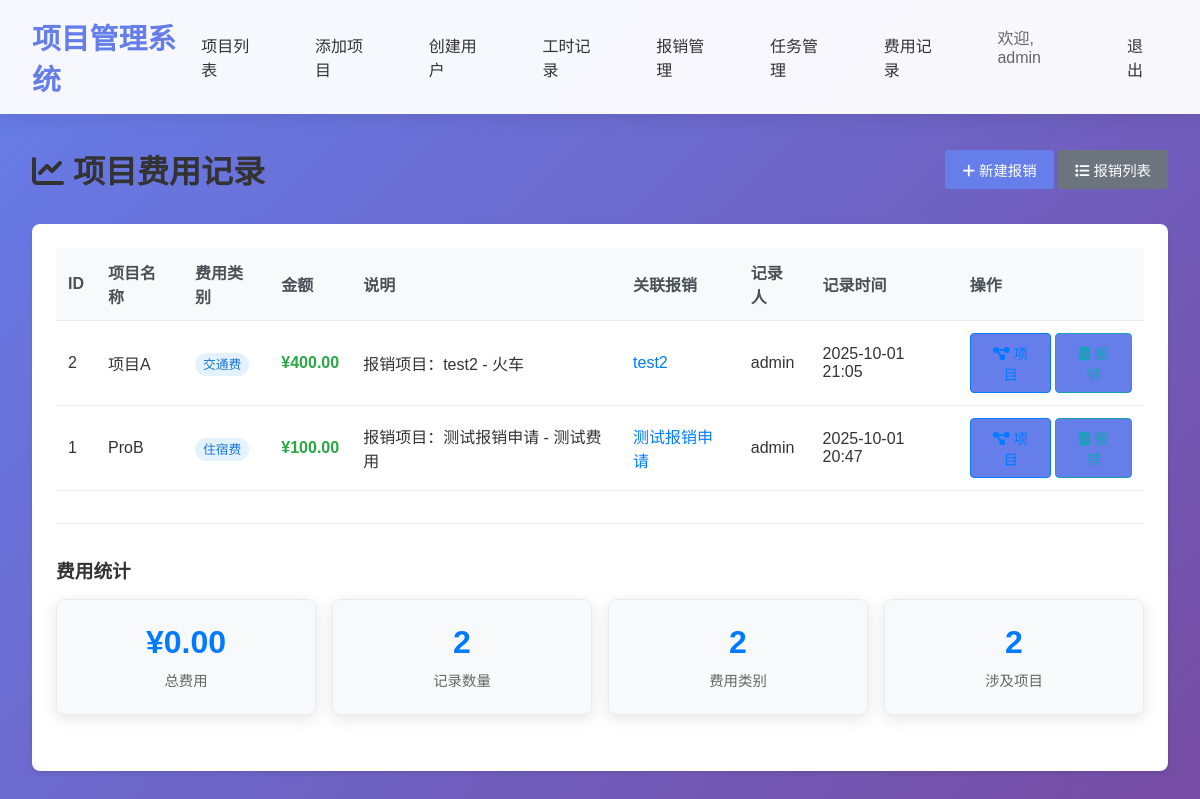
Page /expenses/project-records (signed in) on the committed database.
### models.py (models this page shows, shortened)
class User(UserMixin, db.Model):
    __tablename__ = "users"
    id = db.Column(db.Integer, primary_key=True, autoincrement=True)
    username = db.Column(db.String(80), unique=True, nullable=False)
    password_hash = db.Column(db.String(120), nullable=False)
    role = db.Column(db.String(20), nullable=False)  # 'admin', 'developer'
    created_at = db.Column(db.DateTime, default=datetime.utcnow)
    def is_admin(self):
        return self.role == 'admin'

class ProjectExpenseRecord(db.Model):
    __tablename__ = "project_expense_records"
    id = db.Column(db.Integer, primary_key=True, autoincrement=True)
    project_id = db.Column(db.Integer, db.ForeignKey('projects.id'), nullable=False)
    expense_id = db.Column(db.Integer, db.ForeignKey('expenses.id'), nullable=True)  # 改为可为空
    category = db.Column(db.String(50), nullable=False)  # 费用类别
    amount = db.Column(db.Numeric(10, 2), nullable=False)  # 费用金额
    description = db.Column(db.Text, nullable=True)  # 费用说明
    recorded_by = db.Column(db.Integer, db.ForeignKey('users.id'), nullable=False)  # 记录人
    recorded_at = db.Column(db.DateTime, default=datetime.utcnow)  # 记录时间
    project = db.relationship('Project', backref=db.backref('expense_records', lazy=True))
    expense = db.relationship('Expense', backref=db.backref('project_records', lazy=True))
    recorder = db.relationship('User', backref=db.backref('recorded_expenses', lazy=True))

class Project(db.Model):
    __tablename__ = "projects"
    id = db.Column(db.Integer, primary_key=True, autoincrement=True)
    name = db.Column(db.String(200), nullable=False)
    manager = db.Column(db.String(100), nullable=False)
    start_date = db.Column(db.Date, nullable=True)
    planned_end_date = db.Column(db.Date, nullable=True)
    contract_signing_date = db.Column(db.Date, nullable=True)  # 合同签订日期
    estimated_hours = db.Column(db.Float, nullable=True)  # 预计开发工时
    contract_amount = db.Column(db.Numeric(14, 2), nullable=True)
    status = db.Column(db.String(20), nullable=False, default='启动中')  # 项目状态
    payment_method = db.Column(db.String(50), nullable=True)  # 付款方式
    acceptance_date = db.Column(db.Date, nullable=True)  # 验收日期
    settlement_date = db.Column(db.Date, nullable=True)  # 结算日期
    invoice_issued = db.Column(db.Boolean, default=False)  # 发票是否开具
    invoice_date = db.Column(db.Date, nullable=True)  # 发票日期
    contract_amount_with_tax = db.Column(db.Numeric(14, 2), nullable=True)  # 合同金额含税
    contract_amount_without_tax = db.Column(db.Numeric(14, 2), nullable=True)  # 合同金额不含税
    payment_received = db.Column(db.Numeric(14, 2), nullable=True)  # 回款金额
    remaining_amount = db.Column(db.Numeric(14, 2), nullable=True)  # 剩余金额
    project_type = db.Column(db.String(50), nullable=True)  # 项目类型
    customer_name = db.Column(db.String(200), nullable=True)  # 客户名称
    created_at = db.Column(db.DateTime, default=datetime.utcnow)
    STATUS_CHOICES = [
        ('启动中', '启动中'),
        ('进行中', '进行中'),
        ('暂停', '暂停'),
        ('验收中', '验收中'),
        ('验收待回款', '验收待回款'),
        ('结算', '结算'),
        ('关闭', '关闭')
    ]
    PAYMENT_METHOD_CHOICES = [
        ('验收后全款', '验收后全款'),
        ('分阶段', '分阶段'),
        ('预付初版', '预付初版'),
        ('预付终版', '预付终版'),
        ('待填写', '待填写')
    ]
    PROJECT_TYPE_CHOICES = [
        ('物流仿真', '物流仿真'),
        ('机器人仿真', '机器人仿真'),
        ('工艺规划', '工艺规划'),
        ('物流规划', '物流规划'),
        ('动画', '动画'),
        ('激光扫描', '激光扫描'),
        ('数字孪生', '数字孪生')
    ]

class Expense(db.Model):
    __tablename__ = "expenses"
    id = db.Column(db.Integer, primary_key=True, autoincrement=True)
    user_id = db.Column(db.Integer, db.ForeignKey('users.id'), nullable=False)
    project_id = db.Column(db.Integer, db.ForeignKey('projects.id'), nullable=True)  # 可关联项目，也可以是售前费用
    title = db.Column(db.String(200), nullable=False)  # 报销标题
    expense_type = db.Column(db.String(50), nullable=False)  # 费用类型：项目费用、售前费用
    total_amount = db.Column(db.Numeric(10, 2), nullable=False)  # 总金额
    status = db.Column(db.String(20), nullable=False, default='待审批')  # 状态：待审批、已批准、已拒绝
    submit_date = db.Column(db.DateTime, default=datetime.utcnow)  # 提交日期
    approve_date = db.Column(db.DateTime, nullable=True)  # 审批日期
    approver_id = db.Column(db.Integer, db.ForeignKey('users.id'), nullable=True)  # 审批人
    approve_comment = db.Column(db.Text, nullable=True)  # 审批意见
    description = db.Column(db.Text, nullable=True)  # 报销说明
    created_at = db.Column(db.DateTime, default=datetime.utcnow)
    EXPENSE_TYPE_CHOICES = [
        ('项目费用', '项目费用'),
        ('售前费用', '售前费用'),
        ('其他费用', '其他费用')
    ]
    STATUS_CHOICES = [
        ('待审批', '待审批'),
        ('已批准', '已批准'),
        ('已拒绝', '已拒绝')
    ]
    user = db.relationship('User', foreign_keys=[user_id], backref=db.backref('expenses', lazy=True))
    project = db.relationship('Project', backref=db.backref('expenses', lazy=True))
    approver = db.relationship('User', foreign_keys=[approver_id], backref=db.backref('approved_expenses', lazy=True))

### app.py (the view)
@app.route("/expenses/project-records")
@login_required
def project_expense_records():
    if not current_user.is_admin():
        flash("您没有权限查看项目费用记录")
        return redirect(url_for("index"))
    records = ProjectExpenseRecord.query.join(Project).order_by(ProjectExpenseRecord.recorded_at.desc()).all()
    return render_template("project_expense_records.html", records=records)

### app.py (called while the page is built)
@login_manager.user_loader
def load_user(user_id):
    return User.query.get(int(user_id))

### templates/project_expense_records.html (shortened to what this page needs)
{% extends "base.html" %}
{% block content %}
<div class="page-header">
    <h1><i class="fas fa-chart-line"></i> 项目费用记录</h1>
    <div class="header-actions">
        <a href="{{ url_for('expense_create') }}" class="btn btn-primary">
            <i class="fas fa-plus"></i> 新建报销
        </a>
        <a href="{{ url_for('expense_list') }}" class="btn btn-secondary">
            <i class="fas fa-list"></i> 报销列表
        </a>
    </div>
</div>
{% if records %}
    <div class="card">
        <div class="table-responsive">
            <table class="table">
                <thead>
                    <tr>
                        <th>ID</th>
                        <th>项目名称</th>
                        <th>费用类别</th>
                        <th>金额</th>
                        <th>说明</th>
                        <th>关联报销</th>
                        <th>记录人</th>
                        <th>记录时间</th>
                        <th>操作</th>
                    </tr>
                </thead>
                <tbody>
                    {% for record in records %}
                    <tr>
                        <td>{{ record.id }}</td>
                        <td>{{ record.project.name }}</td>
                        <td>
                            <span class="category-badge">{{ record.category }}</span>
                        </td>
                        <td class="amount">¥{{ "%.2f"|format(record.amount) }}</td>
                        <td>{{ record.description or '-' }}</td>
                        <td>
                            {% if record.expense %}
                                <a href="{{ url_for('expense_detail', expense_id=record.expense.id) }}"
                                   class="expense-link">
                                    {{ record.expense.title }}
                                </a>
                            {% else %}
                                <span class="text-muted">无</span>
                            {% endif %}
                        </td>
                        <td>{{ record.recorder.username }}</td>
                        <td>{{ record.recorded_at.strftime('%Y-%m-%d %H:%M') }}</td>
                        <td>
                            <div class="btn-group">
                                <a href="{{ url_for('project_detail', project_id=record.project.id) }}"
                                   class="btn btn-sm btn-outline-primary">
                                    <i class="fas fa-project-diagram"></i> 项目
                                </a>
                                {% if record.expense %}
                                    <a href="{{ url_for('expense_detail', expense_id=record.expense.id) }}"
                                       class="btn btn-sm btn-outline-info">
                                        <i class="fas fa-receipt"></i> 报销
                                    </a>
                                {% endif %}
                            </div>
                        </td>
                    </tr>
                    {% endfor %}
                </tbody>
            </table>
        </div>
        <div class="summary-section">
            <h3>费用统计</h3>
            <div class="stats-grid">
                {% set total_amount = 0 %}
                {% set categories = [] %}
                {% set projects = [] %}
                {% for record in records %}
                    {% set total_amount = total_amount + record.amount %}
                    {% if record.category not in categories %}
                        {% set _ = categories.append(record.category) %}
                    {% endif %}
                    {% if record.project not in projects %}
                        {% set _ = projects.append(record.project) %}
                    {% endif %}
                {% endfor %}
                <div class="stat-card">
                    <div class="stat-value">¥{{ "%.2f"|format(total_amount) }}</div>
                    <div class="stat-label">总费用</div>
                </div>
                <div class="stat-card">
                    <div class="stat-value">{{ records | length }}</div>
                    <div class="stat-label">记录数量</div>
                </div>
                <div class="stat-card">
                    <div class="stat-value">{{ categories | length }}</div>
                    <div class="stat-label">费用类别</div>
                </div>
                <div class="stat-card">
                    <div class="stat-value">{{ projects | length }}</div>
                    <div class="stat-label">涉及项目</div>
                </div>
            </div>
        </div>
    </div>
{% else %}
    <div class="empty-state">
        <i class="fas fa-chart-line" style="font-size: 4rem; color: #ddd;"></i>
        <h3>暂无费用记录</h3>
        <p>还没有任何项目费用记录</p>
    </div>
{% endif %}
{% endblock %}

### templates/base.html (shortened to what this page needs)
<!DOCTYPE html>
<html lang="zh-CN">
<head>
    <link rel="stylesheet" href="{{ url_for('static', filename='style.css') }}">
    <link rel="stylesheet" href="https://cdnjs.cloudflare.com/ajax/libs/font-awesome/6.0.0/css/all.min.css">
</head>
<body>
    <div class="container">
        <header class="header">
            <div class="header-content">
                <a href="{{ url_for('index') }}" class="logo">项目管理系统</a>
                <nav class="nav">
                    {% if current_user.is_authenticated %}
                        {% if current_user.is_admin() %}
                            <a href="{{ url_for('index') }}">项目列表</a>
                            <a href="{{ url_for('create_project') }}">添加项目</a>
                            <a href="{{ url_for('create_user') }}">创建用户</a>
                            <a href="{{ url_for('worklog_list') }}">工时记录</a>
                            <a href="{{ url_for('expense_list') }}">报销管理</a>
                            <a href="{{ url_for('task_list') }}">任务管理</a>
                            <a href="{{ url_for('project_expense_records') }}">费用记录</a>
                        {% elif current_user.is_developer() %}
                            <a href="{{ url_for('worklog_list') }}">我的工时</a>
                            <a href="{{ url_for('create_worklog') }}">记录工时</a>
                            <a href="{{ url_for('expense_list') }}">我的报销</a>
                            <a href="{{ url_for('expense_create') }}">申请报销</a>
                            <a href="{{ url_for('task_list') }}">我的任务</a>
                        {% endif %}
                        <span style="color: #666; margin-left: 1rem;">欢迎, {{ current_user.username }}</span>
                        <a href="{{ url_for('logout') }}" style="margin-left: 1rem;">退出</a>
                    {% endif %}
                </nav>
            </div>
        </header>
        <main class="main-content">
            {% block content %}{% endblock %}
        </main>
    </div>
</body>
</html>

### static/style.css (style rules this page uses)
* { margin: 0; padding: 0; box-sizing: border-box; }
html, body { height: 100%; font-family: 'Microsoft YaHei', 'Arial', sans-serif; background: linear-gradient(135deg, #667eea 0%, #764ba2 100%); color: #333; }
.container { min-height: 100vh; display: flex; flex-direction: column; }
.header { background: rgba(255, 255, 255, 0.95); backdrop-filter: blur(10px); box-shadow: 0 2px 20px rgba(0, 0, 0, 0.1); padding: 1rem 2rem; position: sticky; top: 0; z-index: 100; }
.header-content { max-width: 1200px; margin: 0 auto; display: flex; justify-content: space-between; align-items: center; }
.logo { font-size: 1.8rem; font-weight: bold; color: #667eea; text-decoration: none; }
.nav { display: flex; gap: 2rem; }
.nav a { text-decoration: none; color: #333; padding: 0.5rem 1rem; border-radius: 6px; transition: all 0.3s ease; font-weight: 500; }
.main-content { flex: 1; padding: 2rem; max-width: 1200px; margin: 0 auto; width: 100%; }
.card { background: rgba(255, 255, 255, 0.95); border-radius: 12px; padding: 2rem; box-shadow: 0 8px 32px rgba(0, 0, 0, 0.1); backdrop-filter: blur(10px); margin-bottom: 2rem; }
.btn { display: inline-block; padding: 0.5rem 1rem; background: #667eea; color: white; text-decoration: none; border-radius: 6px; border: none; cursor: pointer; transition: all 0.3s ease; font-size: 0.9rem; font-weight: 500; }
.btn-primary { background: #667eea; }
.btn-secondary { background: #6c757d; }
.stats-grid { display: grid; grid-template-columns: repeat(auto-fit, minmax(250px, 1fr)); gap: 1.5rem; margin-bottom: 2rem; }
.stat-card { background: rgba(255, 255, 255, 0.95); border-radius: 12px; padding: 1.5rem; text-align: center; box-shadow: 0 4px 16px rgba(0, 0, 0, 0.1); backdrop-filter: blur(10px); }
.stat-label { color: #666; font-size: 0.9rem; }

### templates/project_expense_records.html (style rules this page uses)
.page-header { display: flex; justify-content: space-between; align-items: center; margin-bottom: 2rem; }
.category-badge { background: #e3f2fd; color: #1976d2; padding: 0.25rem 0.5rem; border-radius: 12px; font-size: 0.8rem; }
.amount { font-weight: 600; color: #28a745; text-align: right; }
.expense-link { color: #007bff; text-decoration: none; }
.btn-group { display: flex; gap: 0.25rem; }
.btn-sm { padding: 0.25rem 0.5rem; font-size: 0.875rem; }
.summary-section { margin-top: 2rem; padding-top: 2rem; border-top: 1px solid #e9ecef; }
.summary-section h3 { margin-bottom: 1rem; color: #333; }
.stats-grid { display: grid; grid-template-columns: repeat(auto-fit, minmax(200px, 1fr)); gap: 1rem; }
.stat-card { background: #f8f9fa; padding: 1.5rem; border-radius: 8px; text-align: center; border: 1px solid #e9ecef; }
.stat-value { font-size: 2rem; font-weight: 600; color: #007bff; margin-bottom: 0.5rem; }
.stat-label { color: #666; font-size: 0.9rem; }
.table-responsive { overflow-x: auto; }
.card { background: white; border-radius: 8px; box-shadow: 0 2px 4px rgba(0,0,0,0.1); padding: 1.5rem; }
.table { width: 100%; border-collapse: collapse; }
.table th, .table td { padding: 0.75rem; border-bottom: 1px solid #e9ecef; text-align: left; }
.table th { background-color: #f8f9fa; font-weight: 600; color: #495057; }
.btn { display: inline-block; padding: 0.5rem 1rem; border-radius: 4px; text-decoration: none; border: 1px solid transparent; cursor: pointer; font-size: 0.9rem; text-align: center; }
.btn-outline-primary { border-color: #007bff; color: #007bff; }
.btn-outline-info { border-color: #17a2b8; color: #17a2b8; }

### rows in the picture
User: username "admin"
ProjectExpenseRecord: id "2", project.name "项目A", category "交通费", amount "400.00", description "报销项目：test2 - 火车", expense "test2", recorder.username "admin", recorded_at "2025-10-01 21:05"
ProjectExpenseRecord: id "1", project.name "ProB", category "住宿费", amount "100.00", description "报销项目：测试报销申请 - 测试费用", expense "测试报销申请", recorder.username "admin", recorded_at "2025-10-01 20:47"

### other values in the picture
{{ "%.2f"|format(total_amount) }} "0.00"
{{ records | length }} "2"
{{ categories | length }} "2"
{{ projects | length }} "2"
